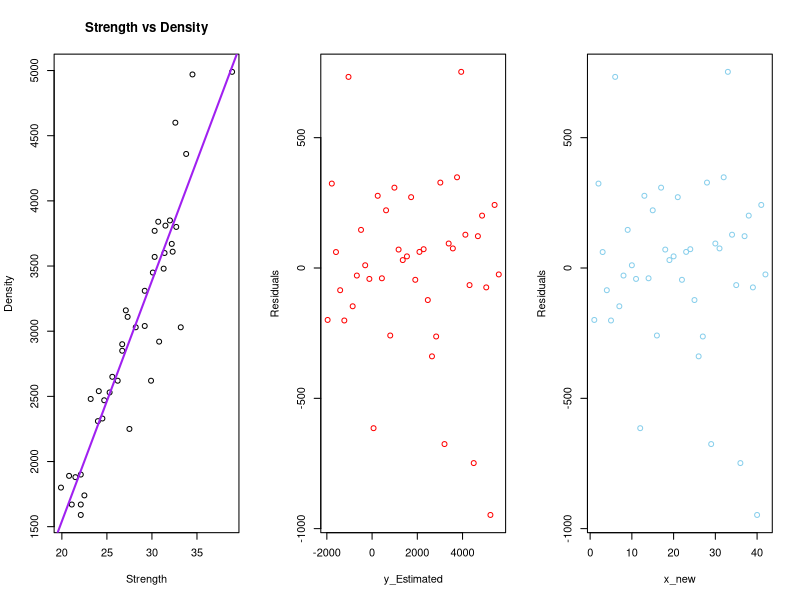

This chart was generated by the following R code:

# FINISHED
rm(list=ls())
if(!is.null(dev.list())) dev.off()
cat("\f")


allData <- c(3040, 29.2, 3840, 30.7, 2470, 24.7, 3800, 32.7,
3610, 32.3, 4600, 32.6, 3480, 31.3, 1900, 22.1, 3810, 31.5, 2530, 25.3,
2330, 24.5, 2920, 30.8, 1800, 19.9, 4990, 38.9, 3110, 27.3, 1670, 22.1,
3160, 27.1, 3310, 29.2, 2310, 24.0, 3450, 30.1, 4360, 33.8, 3600, 31.4,
1880, 21.5, 2850, 26.7, 3670, 32.2, 1590, 22.1, 1740, 22.5, 3770, 30.3,
2250, 27.5, 3850, 32.0, 2650, 25.6, 2480, 23.2, 4970, 34.5, 3570, 30.3,
2620, 26.2, 2620, 29.9, 2900, 26.7, 1890, 20.8, 1670, 21.1, 3030, 33.2,
2540, 24.1, 3030, 28.2)

n <- length(allData) / 2

par(mfrow=c(1,3)) # layout for a 1x3 plot layout

# Cleverly creating a vector for x and y values
densityX <- allData[c(allData < 1000)]
strengthY <- allData[c(allData > 1000)]

regressionModel <- lm(formula = strengthY ~ densityX)

plot(densityX, strengthY,
     main = "Strength vs Density", 
     xlab = "Strength", ylab = "Density")

# PART a)
abline(regressionModel, col = "purple", lwd = 2)
print(summary(regressionModel))

intercept <- unname(regressionModel[[1]][[1]])
slope <- unname(regressionModel[[1]][[2]])

x <- as.double(c(1 : 100))

# since the max value of density is less than n, I set it to an
# arbitrarily high number

yModel <- slope*x + intercept

cat("\n\na) Regression model: yHat = ", slope, "*x +", intercept, "\n")


# PART b)

SSE <- 0
for (i in 1 : n) {
  SSE = SSE + (strengthY[[i]] - yModel[[ densityX[[i]] ]])^2
}

estVar <- SSE / (n-2)
cat("b) Estimator of variance sigma^2 =", estVar, "\n")


# PART c)
sumYX <- 0

for (i in 1 : n) {
  sumYX = sumYX + densityX[i] * strengthY[i]
}

sumX <- sum(densityX)
sumY <- sum(strengthY)

sxy <- sumYX - ((sumY * sumX) / n)


Rsq <- summary(regressionModel)$r.squared # IMPORTANT TRICK

SST <- SSE + slope*sxy # OTHERWISE THIS WORKS TOO!!!

# Rsq <- 1 - (SSE/SST)
cat("c) Coefficient of Determination R^2 = ", Rsq, "\n")

# PART d)

ei <- c(strengthY - yModel[1:n])
plot(yModel[1:n], regressionModel[2][[1]][1:n],
     col = "red", xlab = "y_Estimated", ylab = "Residuals")
# plotting against yhat



plot(x[1:n], regressionModel[2][[1]][1:n],
     col = "skyblue", xlab = "x_new", ylab = "Residuals")
# plotting against the ind var x
writeLines("e) The red and blue dots on the plot are the residuals of yhat vs x respectively")


